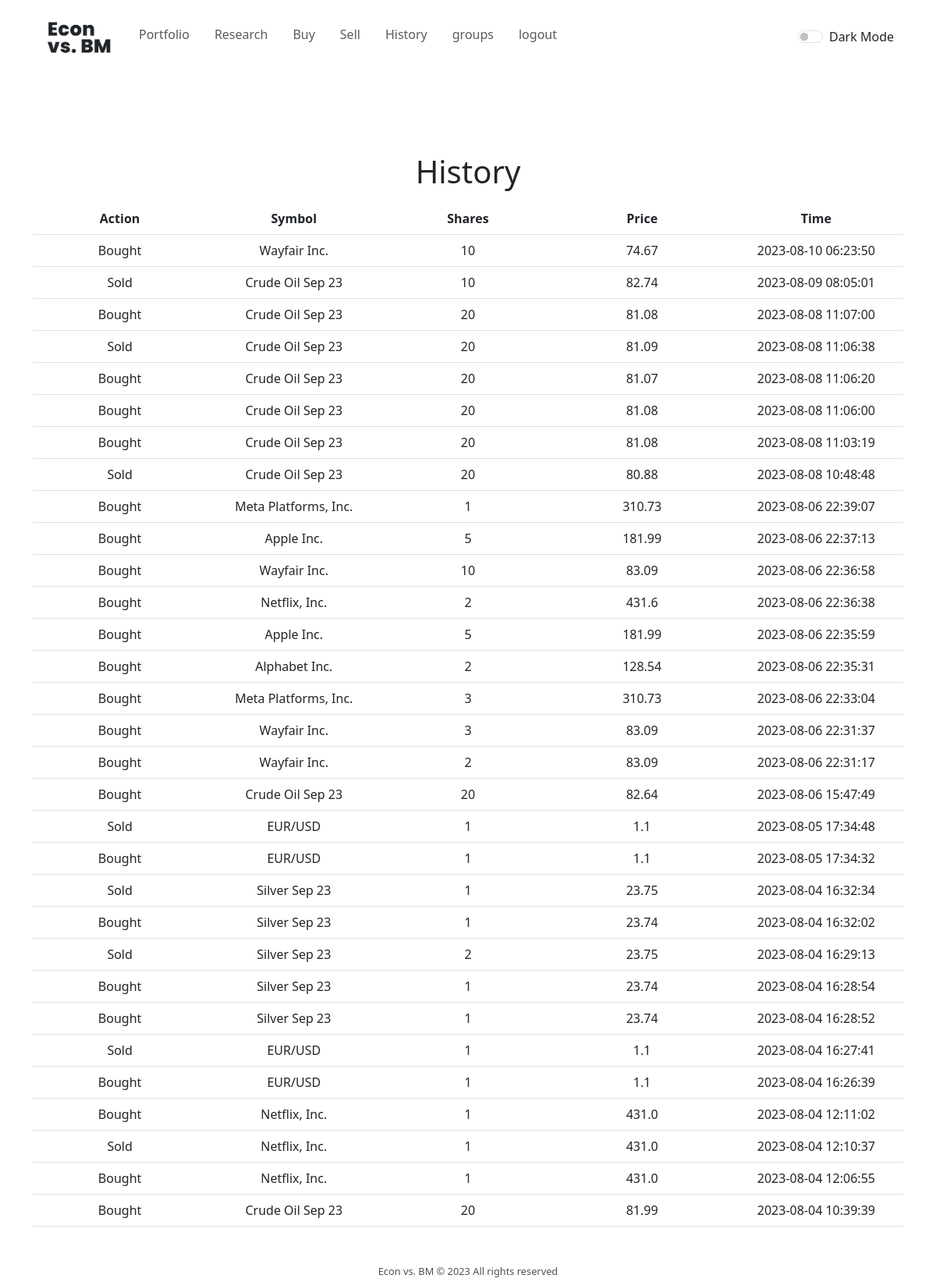
The app's page /history (signed in) with its own data.
### tables this page shows
CREATE TABLE history (
type TEXT NOT NULL,
name TEXT NOT NULL,
shares INT NOT NULL,
price FLOAT NOT NULL,
id INT NOT NULL,
time DATETIME NOT NULL);

### app.py (the view)
@app.route("/history")
@login_required
def history():
    id = session["user_id"]
    history = {}
    n = 0
    user_history = db.execute("SELECT * FROM history WHERE id = ?", id)
    for data in user_history:
        type = data["type"]
        shares = data["shares"]
        price = data["price"]
        time = data["time"]
        name = data["name"]
        history[n] = {'type': type, 'name': name, 'shares': shares, 'price': price, 'time': time}
        n += 1
    return render_template("history.html", history=history, len=n)

### app.py (called while the page is built)
@app.context_processor
def get_dark_mode_state_from_cookie():
    dark_mode_state = get_dark_mode_state(request)
    return dict(dark_mode_state=dark_mode_state)

@app.after_request
def after_request(response):
    response.headers["Cache-Control"] = "no-cache, no-store, must-revalidate"
    response.headers["Expires"] = 0
    response.headers["Pragma"] = "no-cache"
    return response

### econfunctions.py (called while the page is built)
def login_required(f):
    @wraps(f)
    def decorated_function(*args, **kwargs):
        if session.get("user_id") is None:
            return redirect("/homepage")
        return f(*args, **kwargs)
    return decorated_function

def get_dark_mode_state(request):
    dark_mode = request.cookies.get("darkMode")
    return dark_mode == "true"

### templates/history.html
{% extends "layout.html" %}
{% block body %}
    <h1 class="text-center mb-3">History</h1>
    {% if len > 0 %}
        <table class="table text-center mb-5" style="table-layout: fixed">
            <thead>
                <tr>
                    <th style="width: 20%">Action</th>
                    <th style="width: 20%">Symbol</th>
                    <th style="width: 20%">Shares</th>
                    <th style="width: 20%">Price</th>
                    <th style="width: 20%">Time</th>
                </tr>
            </thead>
            <tbody>
                {% for i in range(len) %}
                <tr>
                    <td>{{ history[len - (i + 1)]["type"] }}</td>
                    <td>{{ history[len - (i + 1)]["name"] }}</td>
                    <td>{{ history[len - (i + 1)]["shares"] }}</td>
                    <td>{{ history[len - (i + 1)]["price"] }}</td>
                    <td>{{ history[len - (i + 1)]["time"] }}</td>
                </tr>
                {% endfor %}
            </tbody>
        </table>
        <footer>
            <div class="text-center m-1" style="font-size: 80%; opacity: .8">
                Econ vs. BM &copy; 2023 All rights reserved
            </div>
        </footer>
    {% elif len == 0 %}
    <div class="lead text-center">
        <p>You currently have no user history. To add history, you have to buy and sell stocks.</p>
        <a href="/research">Go to Research</a>
    </div>
    {% endif %}
{% endblock %}

### templates/layout.html (shortened to what this page needs)
<!DOCTYPE html>
<html lang="en">
<head>
    <link href="https://cdn.jsdelivr.net/npm/bootstrap@5.3.0/dist/css/bootstrap.min.css" rel="stylesheet">
    <link rel="stylesheet" href="static/styles.css">
</head>
    <header style="margin-bottom: 100px;">
        <nav class="navbar navbar-expand-lg">
            <div class="container">
                <a href="/homepage" class="navbar-brand">
                    <img src="static/econ_vs_bm_logo_212529_700p.png" class="logo" alt="Econ vs bm" style="width: 100px" id="logo-light">
                </a>
                <div class="collapse navbar-collapse" id="nav-content">
                    {% if session["user_id"] %}
                    <ul class="navbar-nav me-auto mb-2">
                        <li class="nav-item me-3"><a href="/" class="nav-link">Portfolio</a></li>
                        <li class="nav-item me-3"><a href="/research" class="nav-link">Research</a></li>
                        <li class="nav-item me-3"><a href="/buy" class="nav-link">Buy</a></li>
                        <li class="nav-item me-3"><a href="/sell" class="nav-link">Sell</a></li>
                        <li class="nav-item me-3"><a href="/history" class="nav-link">History</a></li>
                        <li class="nav-item me-3"><a href="/groups" class="nav-link">groups</a></li>
                        <li class="nav-item me-3"><a href="/logout" class="nav-link">logout</a></li>
                    </ul>
                    <div class="form-check form-switch">
                        <input type="checkbox" class="form-check-input" role="switch" class="darkmode-btn" id="darkModeBtn">
                        <label for="darkmode-btn" class=form-check-label>Dark Mode</label>
                    </div>
                    {% endif %}
                </div>
            </div>
        </nav>
    </header>
    <body class="container darkTxt">
        {% block body %}{% endblock %}
    </body>
</html>

### static/styles.css (style rules this page uses)
body { transition: background-color .3s ease; }
nav { transition: data-bs-theme 1s ease; }
table { transition: table-dark 1s ease; }
.logo { display: none; opacity: 0; transition: opacity 1s ease; }

### records on screen
history: type "Bought", name "Wayfair Inc.", shares "10", price "74.67", time "2023-08-10 06:23:50"
history: type "Sold", name "Crude Oil Sep 23", shares "10", price "82.74", time "2023-08-09 08:05:01"
history: type "Bought", name "Crude Oil Sep 23", shares "20", price "81.08", time "2023-08-08 11:07:00"
history: type "Sold", name "Crude Oil Sep 23", shares "20", price "81.09", time "2023-08-08 11:06:38"
history: type "Bought", name "Crude Oil Sep 23", shares "20", price "81.07", time "2023-08-08 11:06:20"
history: type "Bought", name "Crude Oil Sep 23", shares "20", price "81.08", time "2023-08-08 11:06:00"
history: type "Bought", name "Crude Oil Sep 23", shares "20", price "81.08", time "2023-08-08 11:03:19"
history: type "Sold", name "Crude Oil Sep 23", shares "20", price "80.88", time "2023-08-08 10:48:48"
history: type "Bought", name "Meta Platforms, Inc.", shares "1", price "310.73", time "2023-08-06 22:39:07"
history: type "Bought", name "Apple Inc.", shares "5", price "181.99", time "2023-08-06 22:37:13"
history: type "Bought", name "Wayfair Inc.", shares "10", price "83.09", time "2023-08-06 22:36:58"
history: type "Bought", name "Netflix, Inc.", shares "2", price "431.6", time "2023-08-06 22:36:38"
history: type "Bought", name "Apple Inc.", shares "5", price "181.99", time "2023-08-06 22:35:59"
history: type "Bought", name "Alphabet Inc.", shares "2", price "128.54", time "2023-08-06 22:35:31"
history: type "Bought", name "Meta Platforms, Inc.", shares "3", price "310.73", time "2023-08-06 22:33:04"
history: type "Bought", name "Wayfair Inc.", shares "3", price "83.09", time "2023-08-06 22:31:37"
history: type "Bought", name "Wayfair Inc.", shares "2", price "83.09", time "2023-08-06 22:31:17"
history: type "Bought", name "Crude Oil Sep 23", shares "20", price "82.64", time "2023-08-06 15:47:49"
history: type "Sold", name "EUR/USD", shares "1", price "1.1", time "2023-08-05 17:34:48"
history: type "Bought", name "EUR/USD", shares "1", price "1.1", time "2023-08-05 17:34:32"
history: type "Sold", name "Silver Sep 23", shares "1", price "23.75", time "2023-08-04 16:32:34"
history: type "Bought", name "Silver Sep 23", shares "1", price "23.74", time "2023-08-04 16:32:02"
history: type "Sold", name "Silver Sep 23", shares "2", price "23.75", time "2023-08-04 16:29:13"
history: type "Bought", name "Silver Sep 23", shares "1", price "23.74", time "2023-08-04 16:28:54"
history: type "Bought", name "Silver Sep 23", shares "1", price "23.74", time "2023-08-04 16:28:52"
history: type "Sold", name "EUR/USD", shares "1", price "1.1", time "2023-08-04 16:27:41"
history: type "Bought", name "EUR/USD", shares "1", price "1.1", time "2023-08-04 16:26:39"
history: type "Bought", name "Netflix, Inc.", shares "1", price "431.0", time "2023-08-04 12:11:02"
history: type "Sold", name "Netflix, Inc.", shares "1", price "431.0", time "2023-08-04 12:10:37"
history: type "Bought", name "Netflix, Inc.", shares "1", price "431.0", time "2023-08-04 12:06:55"
history: type "Bought", name "Crude Oil Sep 23", shares "20", price "81.99", time "2023-08-04 10:39:39"
